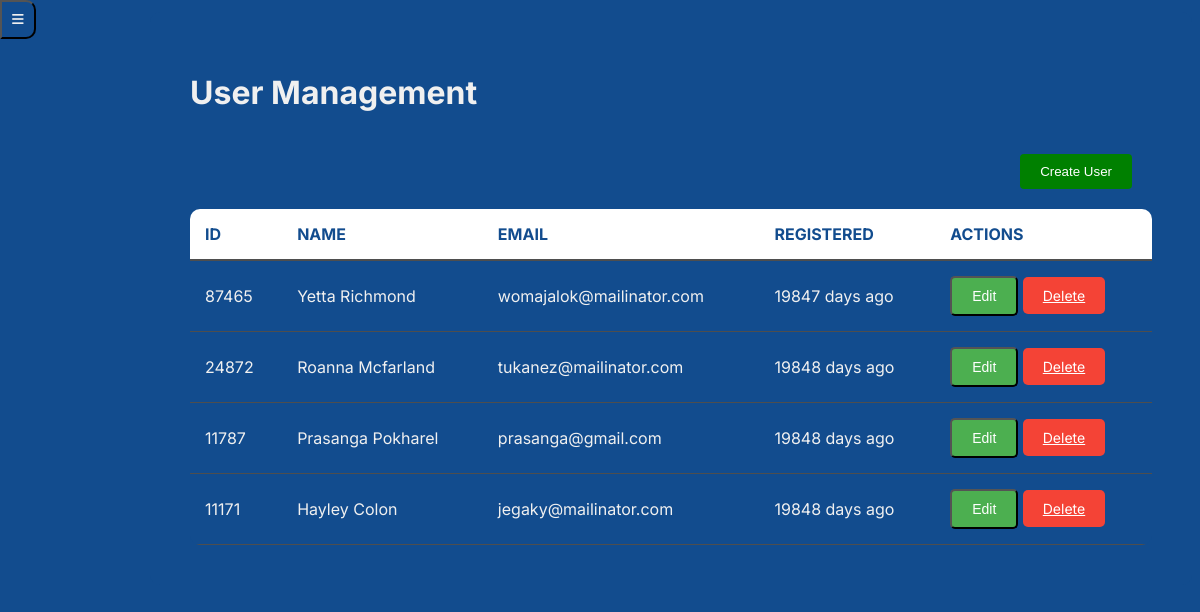
/admin/user.php (signed in), run on an earlier commit of the app's database.
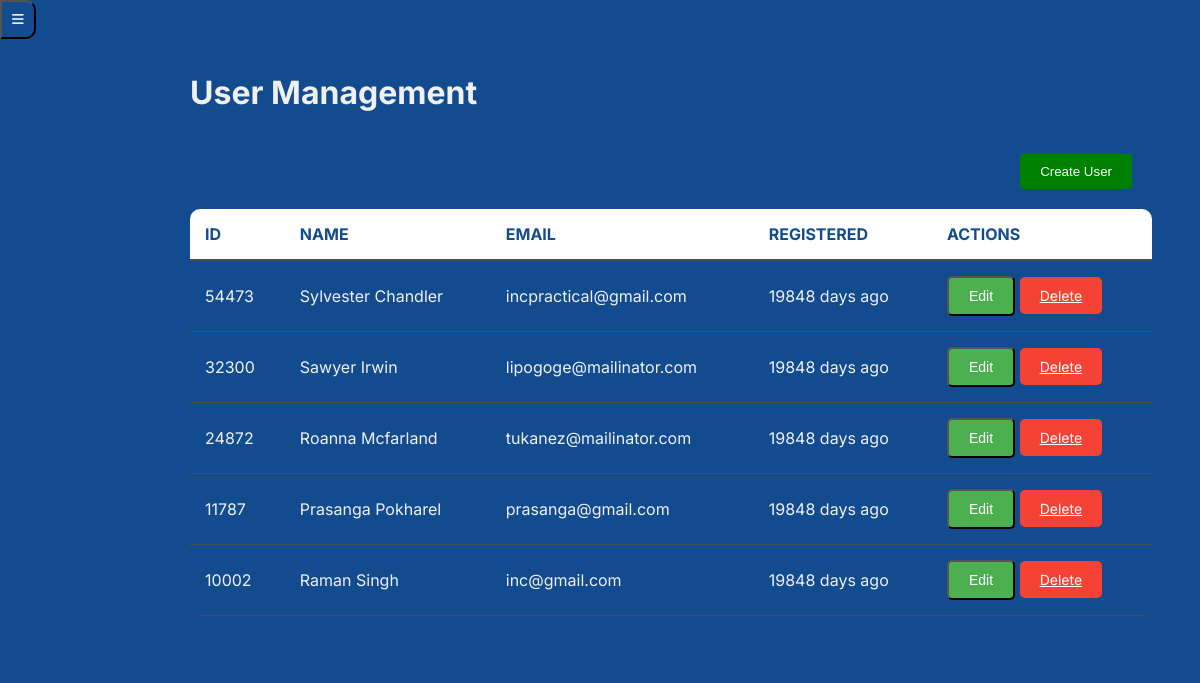
And on a later commit of the database.
### tables this page shows
CREATE TABLE `users` (
  `id` int(11) NOT NULL,
  `user_id` int(11) NOT NULL,
  `name` varchar(100) NOT NULL,
  `email` varchar(100) NOT NULL,
  `password` varchar(255) NOT NULL,
  `age` int(11) NOT NULL,
  `weight` decimal(5,2) NOT NULL,
  `height` int(11) NOT NULL,
  `activity` enum('normal','intermediate','highly_active') NOT NULL,
  `profile_picture` varchar(255) DEFAULT NULL,
  `registration_time` timestamp NOT NULL DEFAULT current_timestamp(),
  `status` varchar(10) DEFAULT 'inactive',
  `role` varchar(50) DEFAULT 'user'
);

### admin/user.php (the view, shortened to what this page needs)
<?php
include 'db_connection.php';
$query_users = "SELECT * FROM users ORDER BY user_id DESC";
$stmt_users = $pdo->prepare($query_users);
$stmt_users->execute();
$users = $stmt_users->fetchAll(PDO::FETCH_ASSOC);
function daysAgo($timestamp) {
    $current_time = time();
    $days = ($current_time - $timestamp) / (60 * 60 * 24);
    return round($days);
}
include 'navbar.php';
?>
<!DOCTYPE html>
<html lang="en">
<head>
    <link rel="stylesheet" href="./cssadmin/user.css">
</head>
<body>
    <div class="main-container">
        <div class="container">
            <div class="content">
                <h1>User Management</h1>
                <button class="usr" id="openRegisterModal" onclick="openRegisterModal()">Create User</button>
                <table>
                    <thead>
                        <tr>
                            <th>ID</th>
                            <th>Name</th>
                            <th>Email</th>
                            <th>Registered</th>
                            <th>Actions</th>
                        </tr>
                    </thead>
                    <tbody>
                        <?php foreach ($users as $user): ?>
                            <tr>
                                <td><?php echo $user['user_id']; ?></td>
                                <td><?php echo htmlspecialchars($user['name']); ?></td>
                                <td><?php echo htmlspecialchars($user['email']); ?></td>
                                <td><?php echo daysAgo($user['user_id']) . ' days ago'; ?></td>
                                <td>
                                    <button class="action-button edit-button" onclick="openEditModal(<?php echo $user['user_id']; ?>, '<?php echo htmlspecialchars($user['name']); ?>', '<?php echo htmlspecialchars($user['email']); ?>')">Edit</button>
                                    <a class="action-button delete-button" href="userdelete.php?user_id=<?php echo htmlspecialchars($user['user_id']); ?>">Delete</a>
                                </td>
                            </tr>
                        <?php endforeach; ?>
                    </tbody>
                </table>
            </div>
        </div>
    </div>
</body>
</html>

What changed in the data, as far as the page shows it:
removed users: user "87465", name "Yetta Richmond", email "womajalok@mailinator.com", user "19847"
removed users: user "11171", name "Hayley Colon", email "jegaky@mailinator.com", user "19848"
added users: user "54473", name "Sylvester Chandler", email "incpractical@gmail.com", user "19848"
added users: user "32300", name "Sawyer Irwin", email "lipogoge@mailinator.com", user "19848"
added users: user "10002", name "Raman Singh", email "inc@gmail.com", user "19848"
